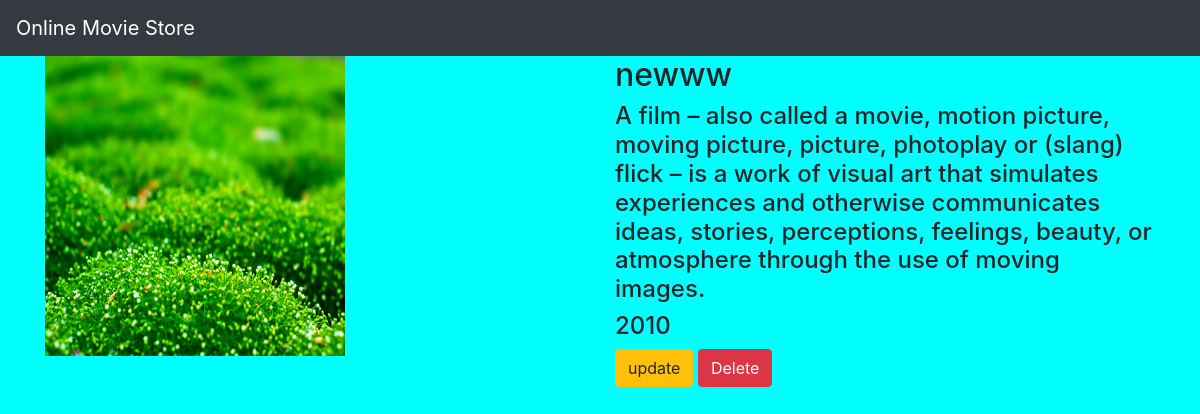
/movie/7/, run on the app's committed database.
### movieapp/models.py (models this page shows, shortened)
class Movie(models.Model):
    name=models.CharField(max_length=250)
    desc=models.TextField()
    year=models.IntegerField()
    img=models.ImageField(upload_to='gallery')

### movieapp/views.py (the view)
# urls.py: path('movie/<int:movie_id>/',views.detail,name='detail'),
def detail(request,movie_id):
   movie= Movie.objects.get(id=movie_id)
   return render(request,"detail.html",{'movie':movie})

### templates/detail.html
{% extends 'base.html' %}
{% block code %}
<div class ="container">
    <div class="row">
        <div class="col-md-6">
        <img src="{{movie.img.url}}" width="300" height="300" >
        </div>
    <div class="col-md-6">
    <h2>{{movie.name}}</h2>
        <h4>{{movie.desc}}</h4>
     <h4>{{movie.year}}</h4>
        <a class="btn btn-warning" href="{% url 'movieapp:update' movie.id %}">update</a>
        <a class="btn btn-danger" href="{% url 'movieapp:delete' movie.id %}">Delete</a>
    </div>
    </div>
</div>
        {% endblock %}

### static/style.css (style rules this page uses)
body { background-color:aqua; }

### data on the page
Movie: img (picture), name "newww", desc "A film – also called a movie, motion picture, moving picture, picture, photoplay or (slang) flick – is a work of visual art that simulates experiences and otherwise communicates ideas, stories, perceptions, feelings, beauty, or atmosphere through the use of moving images.", year "2010"
